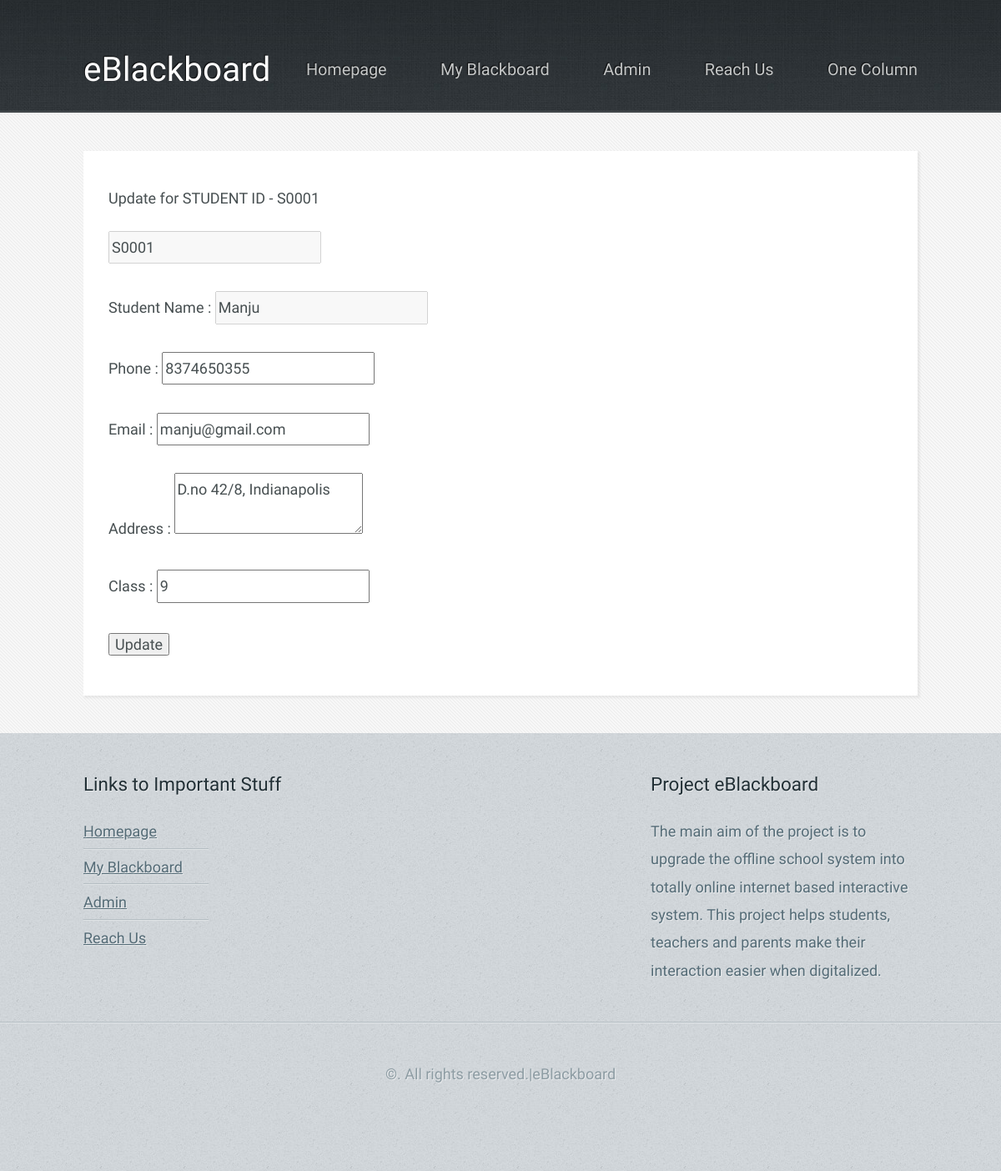
The app's page /update.php?id=S0001 (signed in) with its own data.
### tables this page shows
CREATE TABLE `student` (
  `studentid` varchar(5) NOT NULL,
  `sname` varchar(40) DEFAULT NULL,
  `dateofbirth` date DEFAULT NULL,
  `sex` char(2) DEFAULT NULL,
  `bloodgroup` char(3) DEFAULT NULL,
  `phone` bigint(10) DEFAULT NULL,
  `email` varchar(30) DEFAULT NULL,
  `password` varchar(15) DEFAULT NULL,
  `fathername` varchar(40) DEFAULT NULL,
  `mothername` varchar(40) DEFAULT NULL,
  `address` varchar(150) DEFAULT NULL,
  `class` int(2) DEFAULT NULL
);

### functions.php (called while the page is built, shortened)
<?php
	function selectQuery($sql, $page)
	{
            include "connection.php";
		$result = mysqli_query($con, $sql);
            return($result);
	}
?>

### update.php (the view, shortened to what this page needs)
<!DOCTYPE HTML>
<html>
	<head>
		<link rel="stylesheet" href="assets/css/main.css" />
	</head>
	<body class="subpage">
		<div id="page-wrapper">
				<div id="header-wrapper">
					<header id="header" class="container">
						<div class="row">
							<div class="12u">
									<h1><a href="#" id="logo">eBlackboard</a></h1>
									<nav id="nav">
										<a href="index.html">Homepage</a>
										<a href="threecolumn.html">My Blackboard</a>
										<a href="admin.html">Admin</a>
										<a href="twocolumn2.html">Reach Us</a>
										<a href="onecolumn.html">One Column</a>
									</nav>
							</div>
						</div>
					</header>
				</div>
				<div id="content-wrapper">
					<div id="content">
						<div class="container">
							<div class="row">
								<div class="12u">
										<section>
											<header>
												<h1>Update for STUDENT ID - <?php echo $_GET['id']; ?></h1>
											</header>
<?php
	if(isset($_GET['id'])) {
		$id = $_GET['id'];
	} else {
		header("Location:Afterlogin.php");
	}
?>
<!DOCTYPE html>
<body>
	<?php
		include "functions.php";
		$result = selectQuery($sql = $sql, $page = "");
	?>
	<?php echo '<form name = "update" id = "update" method = "post" action = "update.php?update='.$id.'">'; ?>
	<?php
		while($row = mysqli_fetch_assoc($result)) {
			echo "<input type = 'text' value = '".$row['studentid']."' name = 'studentid' disabled/><br/><br/>";
			echo "Student Name   : <input type = 'text' value = '".$row['sname']."' name = 'name' disabled /><br/><br/>";
			echo "Phone          : <input type = 'text' value = '".$row['phone']."' name = 'phone'/><br/><br/>";
			echo "Email          : <input type = 'text' value = '".$row['email']."' name = 'email'/><br/><br/>";
			echo "Address        : <textarea name = 'address'>".$row['address']."</textarea><br/><br/>";
			echo "Class          : <input type = 'text' value = '".$row['class']."' name = 'class'/><br/><br/>";
		}
	?>
		<input type = "submit" value = "Update"/>
	</form>
</section>
								</div>
							</div>
						</div>
					</div>
				</div>
				<div id="footer-wrapper">
					<footer id="footer" class="container">
						<div class="row">
							<div class="8u 12u(mobile)">
									<section>
										<h2>Links to Important Stuff</h2>
										<div>
											<div class="row">
												<div class="3u 12u(mobile)">
													<ul class="link-list last-child">
														<li><a href="index.php">Homepage</a></li>
													<li><a href="myblackboard.php">My Blackboard</a></li>
													<li><a href="admin.php">Admin</a></li>
													<li><a href="reachus.php">Reach Us</a></li>
													</ul>
												</div>
											</div>
										</div>
									</section>
							</div>
							<div class="4u 12u(mobile)">
									<section>
										<h2>Project eBlackboard</h2>
										<p>
											The main aim of the project is to upgrade the offline school system into totally online internet based interactive system. This project helps students, teachers and parents make their interaction easier when digitalized.
										</p>
									</section>
							</div>
						</div>
					</footer>
				</div>
				<div id="copyright">
					&copy;. All rights reserved.|eBlackboard
				</div>
		</div>
	</body>
</html>

### records on screen
student: studentid "S0001", name "Manju", phone "8374650355", email "manju@gmail.com", address "D.no 42/8, Indianapolis", class "9"

### other values on screen
$_GET['id'] "S0001"
